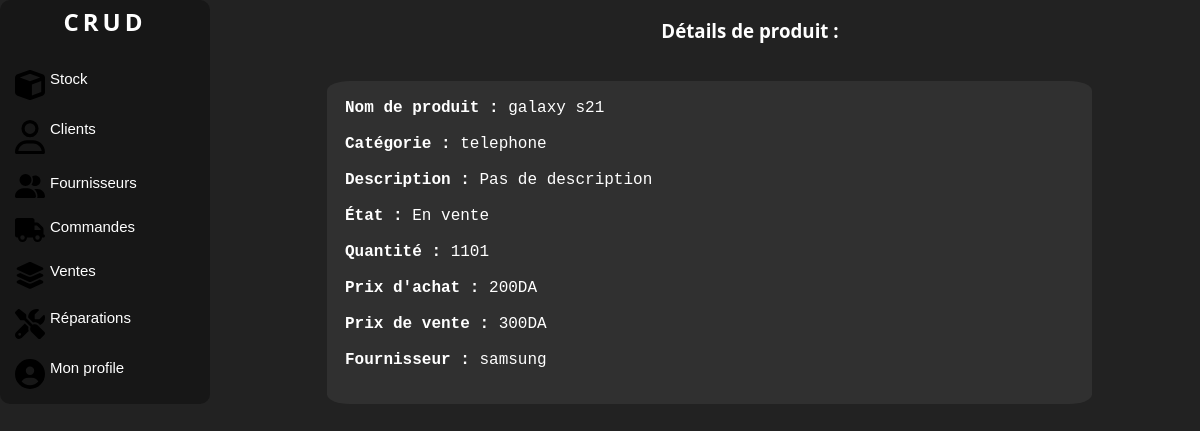
Before: /produit/2/ with the older database file.
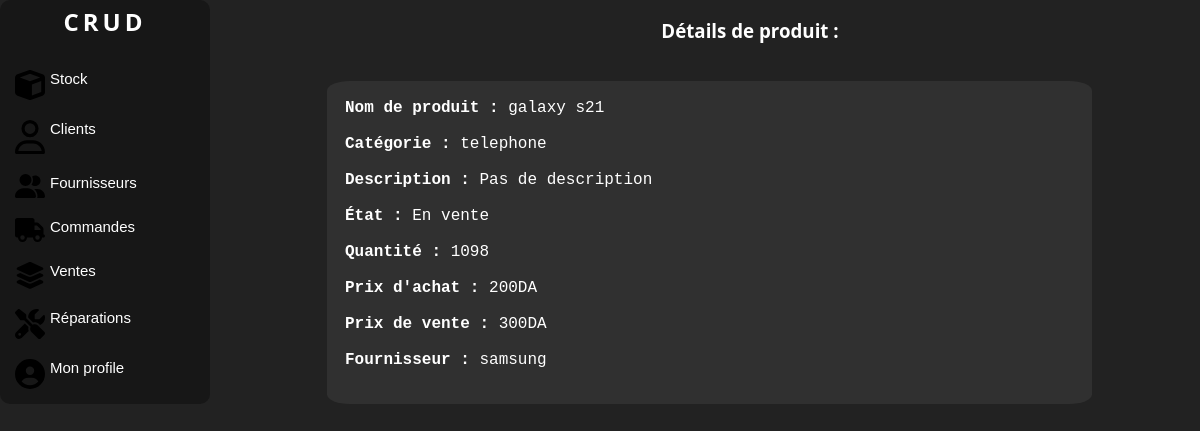
After: the same page with the newer database file.
### manager/models.py (models this page shows, shortened)
class Product(models.Model):
    STATE_CHOICES = [
        ('En vente', 'En vente'),
        ('En réparation', 'En réparation'),
    ]
    name = models.CharField(max_length=100, db_column='Nom', unique=True)
    category = models.ForeignKey(Category, on_delete=models.SET_DEFAULT, default=1, db_column='Catégorie')
    description = models.TextField(db_column='Description', default='Pas de description')
    state = models.CharField(max_length=20, choices=STATE_CHOICES, default='En vente', db_column='État')
    quantity = models.PositiveIntegerField(default=0, blank=True, null=True, db_column='Quantité')
    initial_buying_price = models.PositiveIntegerField(blank=True, null=True,
                                               db_column='Prix d\'achat initiale')
    initial_selling_price = models.PositiveIntegerField(blank=True, null=True,
                                                db_column='Prix de vente initiale')
    supplier = models.ForeignKey(Supplier, on_delete=models.SET_NULL, null=True, blank=True, db_column='Fournisseur')
    class Meta:
        db_table = 'Produit'
        verbose_name = _('Produit')

class Category(models.Model):
    name = models.CharField(max_length=100, db_column='Nom')
    def __str__(self):
        return self.name
    class Meta:
        db_table = 'Catégorie'

class Supplier(models.Model):
    name = models.CharField(max_length=100, db_column='Nom')
    phone = PhoneNumberField(unique=True, region='DZ', db_column='Téléphone')
    email = models.EmailField(unique=True, db_column='Email')
    address = models.TextField(db_column='Adresse')
    def __str__(self):
        return self.name
    class Meta:
        db_table = 'Fournisseur'

### manager/views.py (the view)
# urls.py: path('produit/<int:pk>/', views.ProductDetailView.as_view(), name='product-detail'),
class ProductDetailView(View):
    def get(self, request, pk):
        product = get_object_or_404(Product, pk=pk)
        return render(request, 'detaillproduit.html', {'product': product})

### manager/templatetags/auth_extras.py (called while the page is built)
@register.filter(name='has_group')
def has_group(user, group_name):
    group = Group.objects.get(name=group_name)
    return True if group in user.groups.all() else False

### manager/templates/detaillproduit.html (shortened to what this page needs)
{% load static %}
{% load auth_extras %}
<!DOCTYPE html>
<html lang="en">
<head>
    <link rel="stylesheet" href="{% static 'css/style.css' %}">
    <link rel="stylesheet" href="{% static 'css/accueil.css' %}">
</head>
<body>
<div class="corp">
    <div class="nav">
        <div class="logo">
            <a href="{% url 'home' %}" class="link"><h2>CRUD</h2></a>
        </div>
        <br>
        <button class="value">
            <a class="link" href="{% url 'products-list' %}"> Stock </a>
        </button>
        <button class="value">
            <a class="link" href="{% url 'client-list' %}"> Clients </a>
        </button>
        <button class="value">
            <a class="link" href="{% url 'supplier-list' %}"> Fournisseurs </a>
        </button>
        <button class="value">
            <a class="link" href="{% url 'purchase-order-list' %}">Commandes </a>
        </button>
        <button class="value">
            <a class="link" href="{% url 'sale-list' %}">Ventes </a>
        </button>
        <button class="value">
            <a class="link" href="{% url 'repair-list' %}"> Réparations </a>
        </button>
        <button class="value">
            <a class="link" href="{% url 'dashboard' %}"> Mon profile </a>
        </button>
    </div>
    <div class="liste">
        <div class="c11">
            <div class="colone1"><h3>Détails de produit :</h3></div>
        </div>
        <div class="c22">
            <p> <strong>Nom de produit : </strong>{{ product.name }}</p><br>
            <p><strong>Catégorie :</strong> {{ product.category }}</p><br>
            <p><strong>Description : </strong>{{ product.description }}</p><br>
            <p><strong>État :</strong> {{ product.state }}</p><br>
            {% if product.state == "En vente" %}
            <p><strong>Quantité : </strong> {{ product.quantity }}</p><br>
            <p><strong>Prix d'achat :</strong> {{ product.initial_buying_price }}DA</p><br>
            <p><strong>Prix de vente : </strong>{{ product.initial_selling_price }}DA</p><br>
            <p><strong>Fournisseur :</strong> {{ product.supplier }}</p><br>
            {% endif %}
        </div>
    </div>
</body>
</html>

Changed rows visible on the page:
changed Product "galaxy s21": quantity "1101" → "1098"
